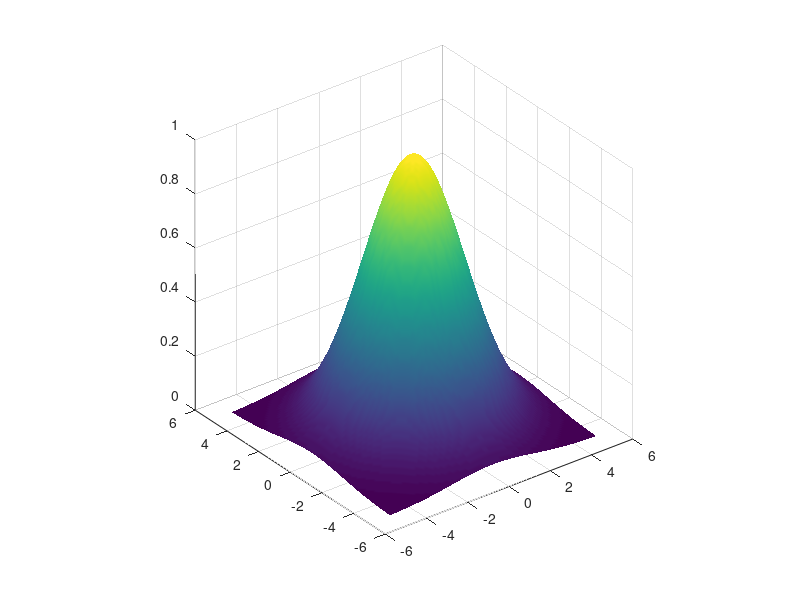

MATLAB code for this plot:
%%

% isotropic Gaussian parameters
n = 100;
s = 2;

x = linspace(-5,5,n);
[X,Y] = meshgrid(x);

gaus2d = exp( -(X.^2 + Y.^2) / (2*s^2) );
figure(1),clf

% basic surf command
surf(x,x,gaus2d)
shading interp
axis square
rotate3d on
